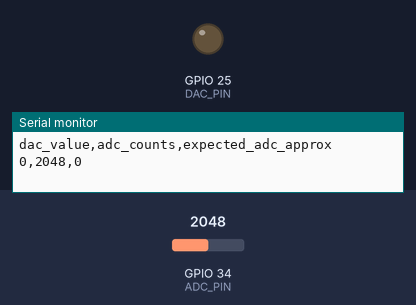
A sketch run on a simulated ESP32. On the bench: output pins drawn as LEDs (lit = HIGH), the last lines printed to the serial monitor. The inputs (shaded band) are chosen by the test bench; at power-on: GPIO 34 (ADC_PIN) = 2048.

Above: at 0.25 s.
At 1.55 s:
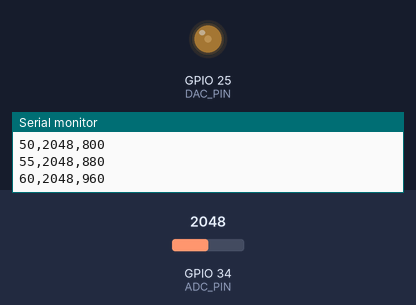
At 2.9 s:
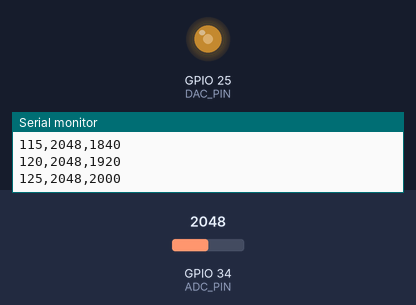
At 5.55 s:
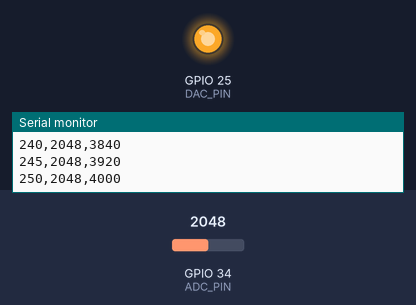
Timing chart, 0 to 7.2 s (numbered marks = the images above):
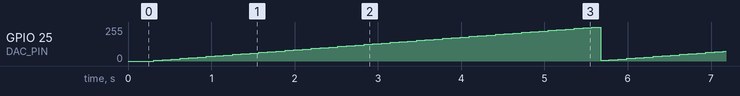

The sketch:

loopback_check.ino
```cpp
// loopback_check.ino
//
// Stage 2 sanity check for the DAC->ADC loopback (see ../../README.md and
// docs/ROADMAP.md Phase A). Purpose: prove the physical wire + both peripherals
// work, BEFORE adding sine waves, timing, or serial framing (that's Stage 3).
//
// Wiring: one jumper wire, GPIO25 (DAC1 out) -> GPIO34 (ADC1_CH6 in).
// GND is already shared on-board between the DAC and ADC circuitry.
//
// Board: ESP32 DevKit V1 (DOIT ESP32 DEVKIT V1 in Arduino IDE board menu).

const int DAC_PIN = 25;   // DAC1
const int ADC_PIN = 34;   // ADC1_CH6, input-only pin

uint8_t dacValue = 0;

void setup() {
  Serial.begin(115200);
  delay(200);
  Serial.println("loopback_check ready. Writing a ramp to DAC(25), reading ADC(34).");
  Serial.println("dac_value,adc_counts,expected_adc_approx");
}

void loop() {
  dacWrite(DAC_PIN, dacValue);
  delay(5); // let the DAC output settle before reading it back
  int adcCounts = analogRead(ADC_PIN);

  // DAC is 8-bit (0-255) over 0-3.3V; ADC is 12-bit (0-4095) over 0-3.3V.
  // So a perfect wire should read back roughly dacValue * 16.
  int expected = dacValue * 16;

  Serial.print(dacValue);
  Serial.print(",");
  Serial.print(adcCounts);
  Serial.print(",");
  Serial.println(expected);

  dacValue += 5; // slow ramp 0 -> 255 -> wraps back to 0
  delay(100);
}
```

Measured:
- by itself, GPIO 25 (DAC_PIN): ramps from 0/255 to 255/255 and jumps back, once every 5.4 s
